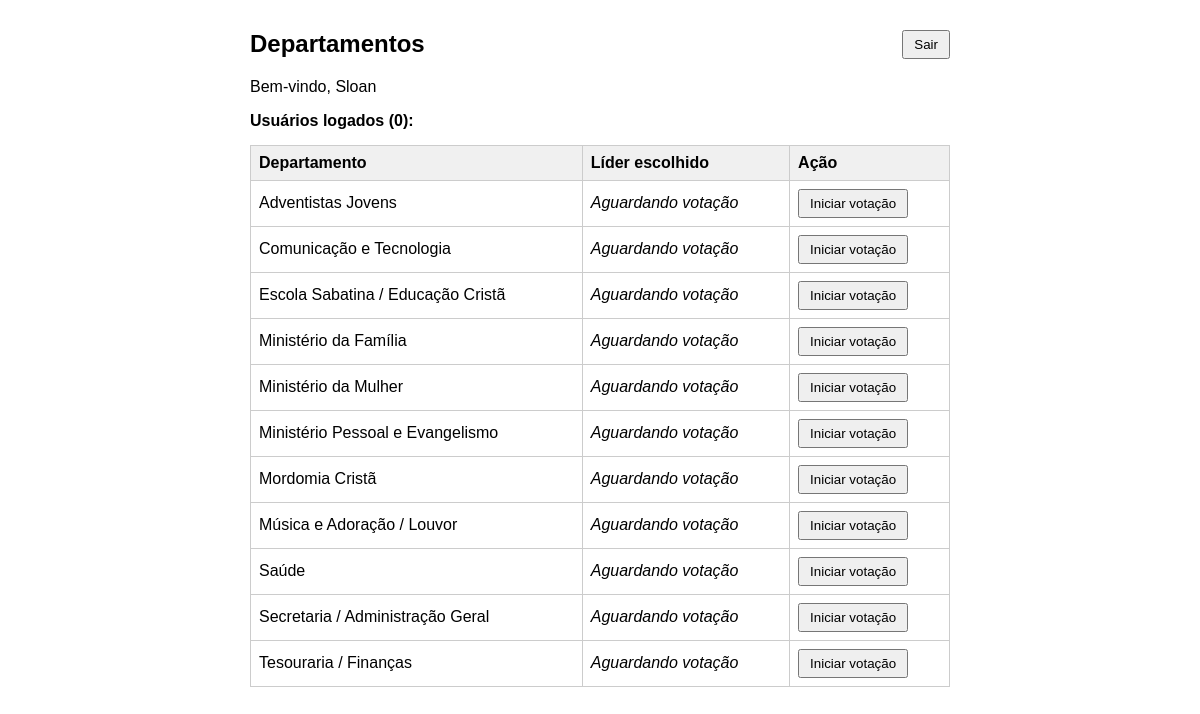
Screenshot of /departamentos.php (signed in) with the database file from the repository.
### tables this page shows
CREATE TABLE `departamentos` (
  `id` int(11) NOT NULL,
  `nome` varchar(150) NOT NULL,
  `lider_escolhido_2026` varchar(100) DEFAULT NULL,
  `indicados` text DEFAULT '[]',
  `votos_json` text DEFAULT NULL,
  `status_votacao` tinyint(1) DEFAULT 0,
  `votos_lider_json` text DEFAULT '[]',
  `votos_contagem` longtext DEFAULT '{}' CHECK (json_valid(`votos_contagem`))
);

### departamentos.php (the view, shortened to what this page needs)
<?php
$conn = new mysqli("localhost","root","","votacao");
$isAdmin = ($_SESSION['usuario_tipo'] ?? '') === 'admin';
$deps = $conn->query("
    SELECT d.*, u.nome AS lider_nome
    FROM departamentos d
    LEFT JOIN usuarios u ON d.lider_escolhido_2026=u.id
    ORDER BY d.nome
");
$usuarios_online = [];
$online_count = count($usuarios_online);
?>
<!DOCTYPE html>
<html lang="pt-BR">
<head>
</head>
<body>
<h2>Departamentos
    <a href="?sair=1"><button class="logout">Sair</button></a>
</h2>
<p>Bem-vindo, <?php echo htmlspecialchars($_SESSION['usuario_nome']); ?></p>
<p class="online">Usuários logados (<?php echo $online_count; ?>): <?php echo htmlspecialchars(implode(', ',$usuarios_online)); ?></p>
<table>
<tr>
    <th>Departamento</th>
    <th>Líder escolhido</th>
    <th>Ação</th>
</tr>
<?php while($d = $deps->fetch_assoc()): ?>
<tr>
    <td><?php echo htmlspecialchars($d['nome']); ?></td>
    <td>
        <?php
        if(!empty($d['lider_escolhido_2026'])){
            echo htmlspecialchars($d['lider_nome']);
        } else {
            echo "<em>Aguardando votação</em>";
        }
        ?>
    </td>
    <td>
        <?php
        $candidatos_desempate_ids = json_decode($d['candidatos_desempate_json']??'[]', true)??[];
        $aguardando_desempate = empty($d['lider_escolhido_2026']) && $isAdmin && !empty($candidatos_desempate_ids) && $d['status_votacao'] == 0;
        if($aguardando_desempate):
        ?>
            <a href="iniciar_votacao.php?id=<?php echo $d['id']; ?>&desempate=1">
                <button>Continuar Desempate</button>
            </a>
        <?php elseif(empty($d['lider_escolhido_2026']) && $isAdmin):  ?>
            <a href="iniciar_votacao.php?id=<?php echo $d['id']; ?>">
                <button>Iniciar votação</button>
            </a>
        <?php else:  ?>
            <button disabled>Iniciar votação</button>
        <?php endif; ?>
    </td>
</tr>
<?php endwhile; ?>
</table>
</body>
</html>

### departamentos.php (style rules this page uses)
body { font-family:Arial; max-width:700px; margin:30px auto; }
table { width:100%; border-collapse:collapse; }
th,td { border:1px solid #ccc; padding:8px; text-align:left; }
th { background:#f0f0f0; }
button { padding:5px 10px; }
.online { margin-bottom:15px; font-weight:bold; }
.logout { float:right; }

### rows the page displays
departamentos: nome "Adventistas Jovens", shows "Aguardando votação"
departamentos: nome "Comunicação e Tecnologia", shows "Aguardando votação"
departamentos: nome "Escola Sabatina / Educação Cristã", shows "Aguardando votação"
departamentos: nome "Ministério da Família", shows "Aguardando votação"
departamentos: nome "Ministério da Mulher", shows "Aguardando votação"
departamentos: nome "Ministério Pessoal e Evangelismo", shows "Aguardando votação"
departamentos: nome "Mordomia Cristã", shows "Aguardando votação"
departamentos: nome "Música e Adoração / Louvor", shows "Aguardando votação"
departamentos: nome "Saúde", shows "Aguardando votação"
departamentos: nome "Secretaria / Administração Geral", shows "Aguardando votação"
departamentos: nome "Tesouraria / Finanças", shows "Aguardando votação"

### other values shown
$_SESSION['usuario_nome'] "Sloan"
$online_count "0"
